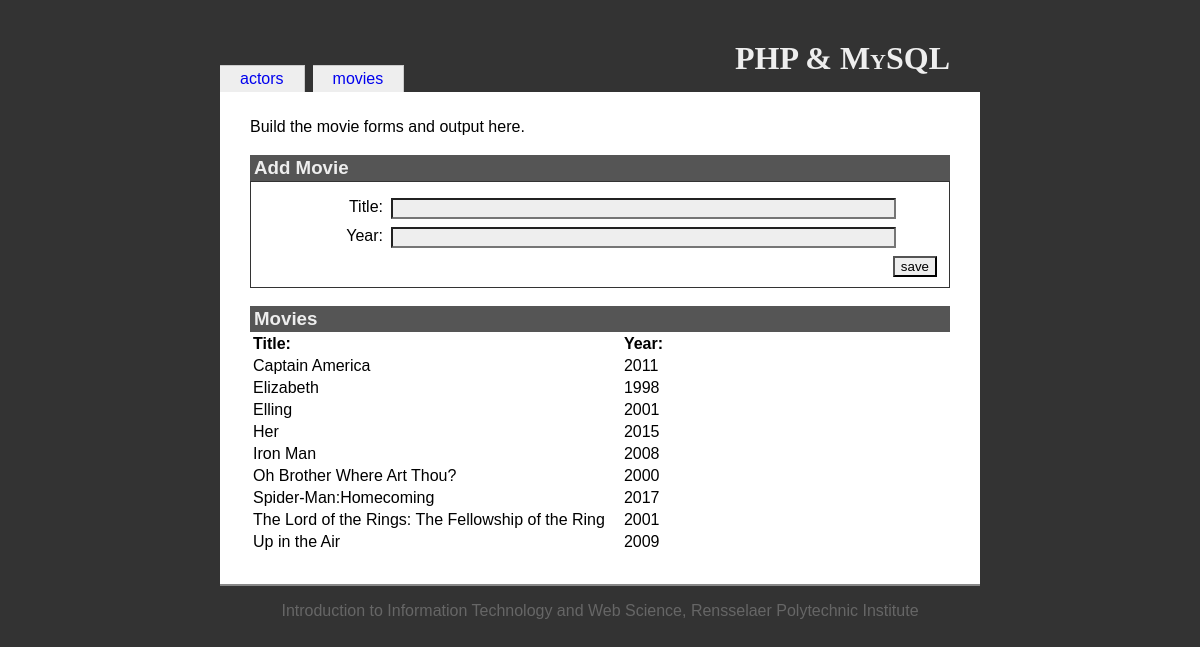
/php/movies.php, run on the app's committed database.
### tables this page shows
CREATE TABLE `movies` (
  `movieid` int(10) UNSIGNED NOT NULL,
  `title` varchar(100) NOT NULL,
  `year` char(4) DEFAULT NULL
);

### php/movies.php (the view, shortened to what this page needs)
<?php
  include('includes/init.inc.php');
  include('includes/functions.inc.php');
?>
<?php include('includes/head.inc.php'); ?>
<h1>PHP &amp; MySQL</h1>
<?php include('includes/menubody.inc.php'); ?>
<p>Build the movie forms and output here.</p>
<?php
  $dbOk = false;
  @ $db = new mysqli('localhost', 'root', '20001111', 'iit');
  if ($db->connect_error) {
    echo '<div class="messages">Could not connect to the database. Error: ';
    echo $db->connect_errno . ' - ' . $db->connect_error . '</div>';
  } else {
    $dbOk = true;
  }
  $havePost = isset($_POST["save"]);
  $errors = '';
?>
<h3>Add Movie</h3>
<form id="addForm" name="addForm" action="movies.php" method="post" onsubmit="return validate(this);">
  <fieldset>
    <div class="formData">
      <label class="field" for="title">Title:</label>
      <div class="value"><input type="text" size="60" value="<?php if($havePost && $errors != '') { echo $title; } ?>" name="title" id="title"/></div>
      <label class="field" for="year">Year:</label>
      <div class="value"><input type="text" size="60" value="<?php if($havePost && $errors != '') { echo $year; } ?>" name="year" id="year"/></div>
      <input type="submit" value="save" id="save" name="save"/>
    </div>
  </fieldset>
</form>
<h3>Movies</h3>
<table id="movieTable">
<?php
  if ($dbOk) {
    $query = 'select * from movies order by title';
    $result = $db->query($query);
    $numRecords = $result->num_rows;
    echo '<tr><th>Title:</th><th>Year:</th><th></th></tr>';
    for ($i=0; $i < $numRecords; $i++) {
      $record = $result->fetch_assoc();
      if ($i % 2 == 0) {
        echo "\n".'<tr id="movie-' . $record['movieid'] . '"><td>';
      } else {
        echo "\n".'<tr class="odd" id="movie-' . $record['movieid'] . '"><td>';
      }
      echo htmlspecialchars($record['title']);
      echo '</td><td>';
      echo htmlspecialchars($record['year']);
      echo '</td><td>';
      echo '</td></tr>';
    }
  }
?>
</table>
<?php include('includes/foot.inc.php');
?>

### php/resources/iit.css (style rules this page uses)
body { font-family: Georgia, Arial, Helvetica, sans-serif; color: black; background-color: #333; margin: 0; padding: 0; }
h1 { position: relative; top: 20px; text-align: right; margin: 20px 30px 0 0; font-family: Palatino, Times New Roman, Times, serif; font-variant: small-caps; }
fieldset { clear: both; margin: 0; padding-top: 1em; border: 1px solid #333; }
.field { width: 120px; margin: 0 0.5em 0.5em 0; float: left; clear: left; text-align: right; }
.value { margin: 0 0 0.5em 0; }
input { background-color: #eee; color: black; }
#save { float: right; }
h3 { margin: 1em 0 0 0; background-color: #555; color: #eee; padding: 2px 4px; }
table { margin: 0; }
th { text-align: left; padding-right: 1em; }
td { padding-right: 1em; }

### data on the page
movies: title "Captain America", year "2011"
movies: title "Elizabeth", year "1998"
movies: title "Elling", year "2001"
movies: title "Her", year "2015"
movies: title "Iron Man", year "2008"
movies: title "Oh Brother Where Art Thou?", year "2000"
movies: title "Spider-Man:Homecoming", year "2017"
movies: title "The Lord of the Rings: The Fellowship of the Ring", year "2001"
movies: title "Up in the Air", year "2009"

### other printed values
$value "actors"
$value "movies"
